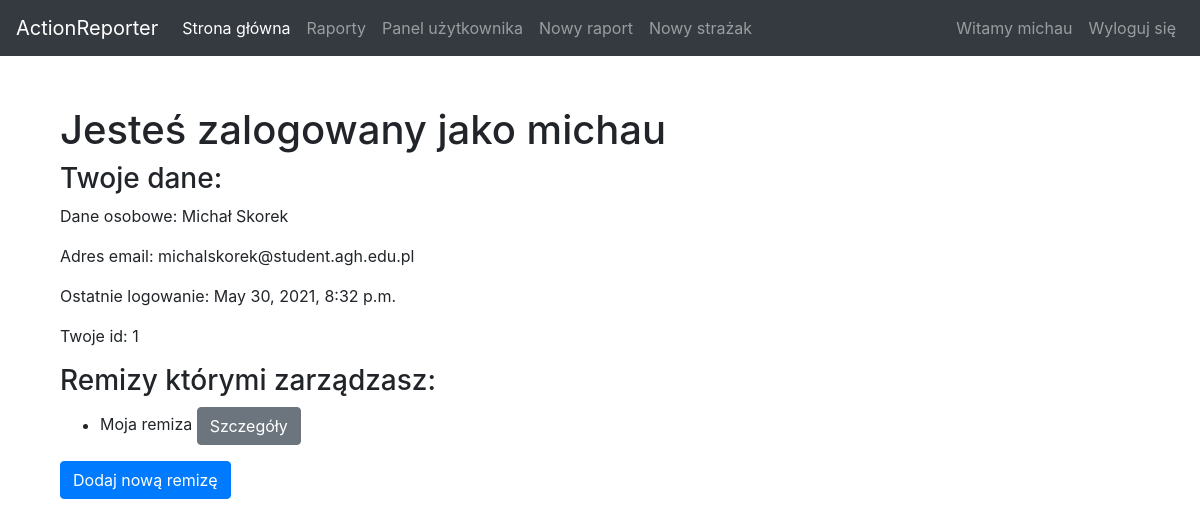
/profile/ (signed in), run on an earlier commit of the app's database.
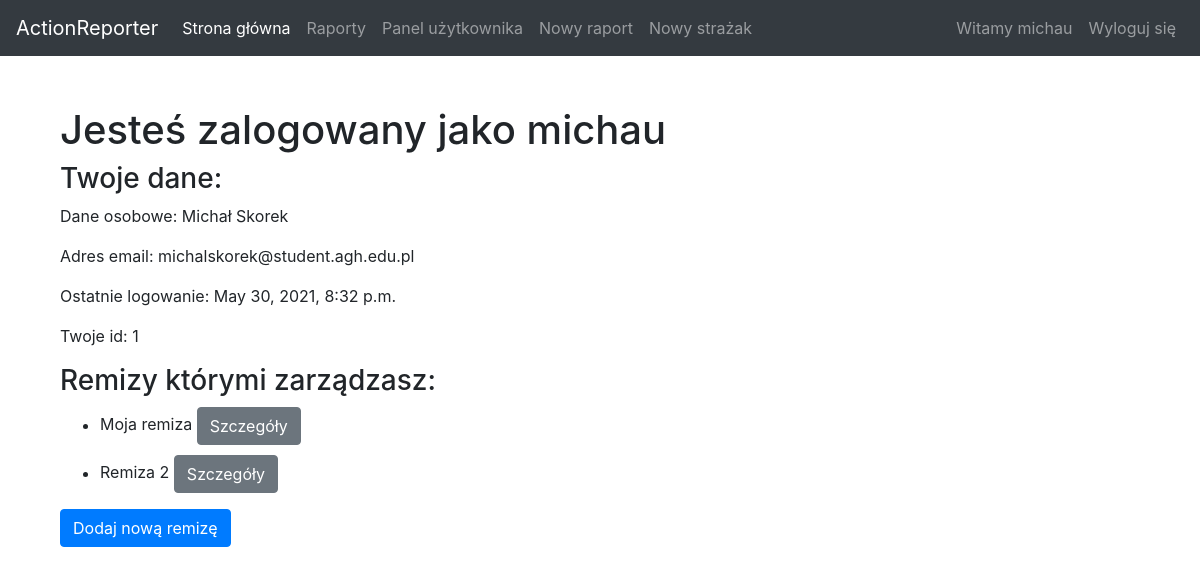
And on a later commit of the database.
### reporter/models.py (models this page shows, shortened)
class Firestation(models.Model):
    stationid = models.AutoField(primary_key=True)
    stationName = models.TextField(default="")

### reporter/views.py (the view)
# urls.py: path('profile/', views.profile, name='profile'),
@login_required
def profile(request):
    user = request.user
    firestations = getUserFirestations(request.user)
    firestationsEmpty = len(firestations) == 0
    return render(request, "profile.html",
                  {"user": user, "fireStations": firestations, "firestationsEmpty": firestationsEmpty})

### reporter/views.py (called while the page is built)
def getUserFirestations(user):
    return Firestation.objects.filter(
        stationid__in=FirestationMember.objects.filter(memberid=user).values("stationid"))

### reporter/templates/profile.html (shortened to what this page needs)
{% extends "index.html" %}
{% block content %}
    <div style="margin-left:5%;margin-top:50px;">
    <h1>Jesteś zalogowany jako {{ user.username }}</h1>
    <h3>Twoje dane:</h3>
    <p>Dane osobowe: {{ user.first_name }} {{ user.last_name }}</p>
    <p>Adres email: {{ user.email }}</p>
    <p>Ostatnie logowanie: {{ user.last_login }}</p>
    <p>Twoje id: {{ user.id }}</p>
    <h3>Remizy którymi zarządzasz:</h3>
    {% if not firestationsEmpty %}
        <ul>
        {% for firestation in fireStations %}
            <li style="margin-top:10px; margin-bottom: 10px;">{{ firestation.stationName }} <a class="btn btn-secondary" href={% url "firestation-details" pk=firestation.pk %}>
                Szczegóły
            </a></li>
        {% endfor %}
        </ul>
        <p><a class="btn btn-primary" href={% url 'create-firestation' %}>Dodaj nową remizę</a></p>
    {% endif %}
    </div>
{% endblock %}

What changed in the data, as far as the page shows it:
added Firestation: stationName "Remiza 2"
